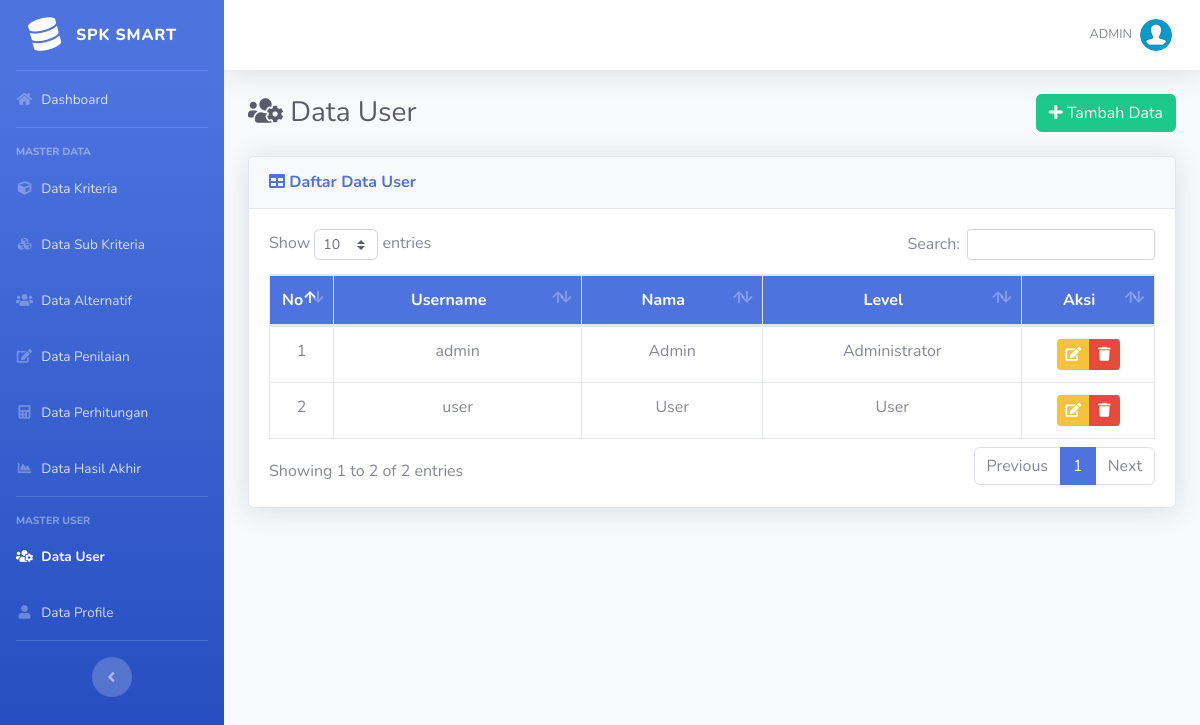
Screenshot of /list-user.php (signed in) with the database file from the repository.
### tables this page shows
CREATE TABLE IF NOT EXISTS `user` (
  `id_user` int(5) NOT NULL,
  `username` varchar(16) NOT NULL,
  `password` varchar(50) NOT NULL,
  `nama` varchar(70) NOT NULL,
  `email` varchar(50) DEFAULT NULL,
  `role` char(1) NOT NULL
);

### list-user.php (the view, shortened to what this page needs)
<?php require_once('includes/init.php'); ?>
<?php
require_once('template/header.php');
?>
<div class="d-sm-flex align-items-center justify-content-between mb-4">
    <h1 class="h3 mb-0 text-gray-800"><i class="fas fa-fw fa-users-cog"></i> Data User</h1>
    <a href="tambah-user.php" class="btn btn-success"> <i class="fa fa-plus"></i> Tambah Data </a>
</div>
<div class="card shadow mb-4">
    <div class="card-header py-3">
        <h6 class="m-0 font-weight-bold text-primary"><i class="fa fa-table"></i> Daftar Data User</h6>
    </div>
    <div class="card-body">
		<div class="table-responsive">
			<table class="table table-bordered" id="dataTable" width="100%" cellspacing="0">
				<thead class="bg-primary text-white">
					<tr align="center">
						<th width="5%">No</th>
						<th>Username</th>
						<th>Nama</th>
						<th>Level</th>
						<th width="15%">Aksi</th>
					</tr>
				</thead>
				<tbody>
				<?php
				$no=0;
				$query = mysqli_query($koneksi,"SELECT * FROM user");
				while($data = mysqli_fetch_array($query)):
				$no++;
				?>
					<tr align="center">
						<td><?php echo $no; ?></td>
						<td><?php echo $data['username']; ?></td>
						<td><?php echo $data['nama']; ?></td>
						<td>
						<?php
						if($data['role'] == 1) {
							echo 'Administrator';
						} elseif($data['role'] == 2) {
							echo 'User';
						}
						?>
						</td>
						<td>
							<div class="btn-group" role="group">
								<a data-toggle="tooltip" data-placement="bottom" title="Edit Data" href="edit-user.php?id=<?php echo $data['id_user']; ?>" class="btn btn-warning btn-sm"><i class="fa fa-edit"></i></a>
								<a  data-toggle="tooltip" data-placement="bottom" title="Hapus Data" href="hapus-user.php?id=<?php echo $data['id_user']; ?>" onclick="return confirm ('Apakah anda yakin untuk meghapus data ini')" class="btn btn-danger btn-sm"><i class="fa fa-trash"></i></a>
							</div>
						</td>
					</tr>
				<?php endwhile; ?>
				</tbody>
			</table>
		</div>
	</div>
</div>
<?php
require_once('template/footer.php');
?>

### rows the page displays
user: username "admin", nama "Admin", role "Administrator"
user: username "user", nama "User", role "User"

### other values shown
$_SESSION['username'] "ADMIN"
